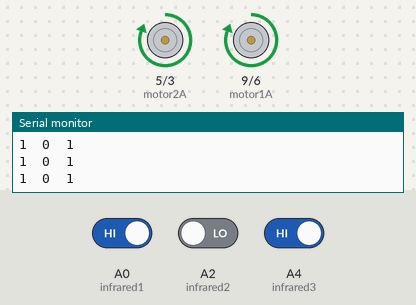
The sketch below on a simulated Arduino Uno, built with avr-gcc and run on an emulated ATmega328P. On the bench: motor-driver pin pairs drawn as motors (green arrow = first pin HIGH = forward, orange = second pin HIGH = backward, longer = more drive), the last lines printed to the serial monitor. The test bench sets the inputs (shaded band); at power-on: A2 (infrared2) LOW, A0 (infrared1) HIGH, A4 (infrared3) HIGH.

Above: at 1.2 s.
1.3 s: A2 (infrared2) driven HIGH
At 2.2 s:
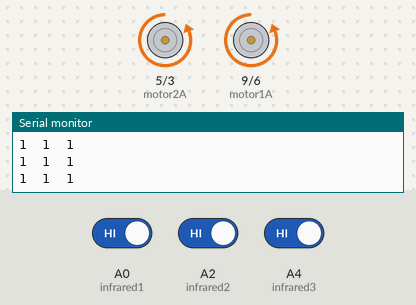
2.8 s: A0 (infrared1) driven LOW
At 3.4 s:
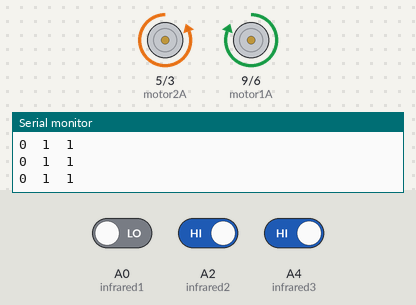
4.3 s: A0 (infrared1) driven HIGH
At 5.5 s:
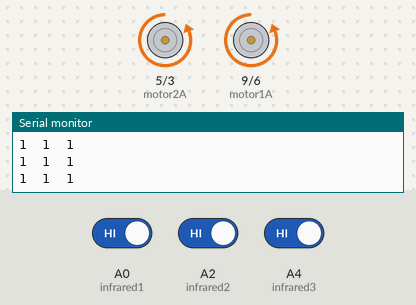
5.8 s: A4 (infrared3) driven LOW
At 6.8 s:
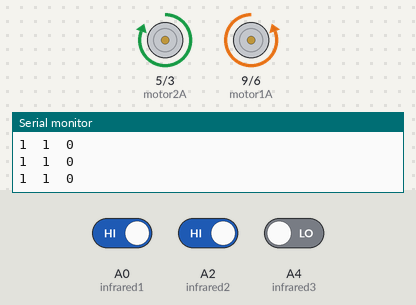
7.3 s: A4 (infrared3) driven HIGH
At 8.0 s:
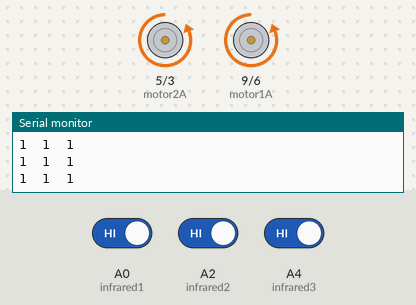
Timing chart, 0 to 9.8 s (numbered marks = the images above; inputs shaded):
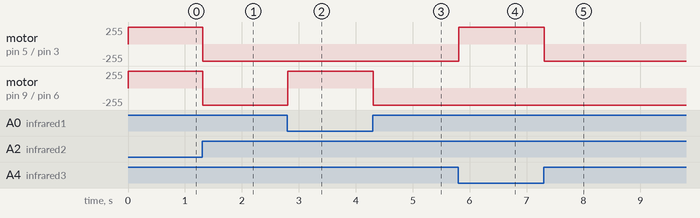

Measured:
- after the input at 1.3 s, motor on pin 5 (motor2A) / pin 3 (motor2B), motor on pin 9 (motor1A) / pin 6 (motor1B): forward 255/255 → backward 255/255 at once
- after the input at 2.8 s, motor on pin 9 (motor1A) / pin 6 (motor1B): backward 255/255 → forward 255/255 at once
- after the input at 4.3 s, motor on pin 9 (motor1A) / pin 6 (motor1B): forward 255/255 → backward 255/255 at once
- after the input at 5.8 s, motor on pin 5 (motor2A) / pin 3 (motor2B): backward 255/255 → forward 255/255 at once
- after the input at 7.3 s, motor on pin 5 (motor2A) / pin 3 (motor2B): forward 255/255 → backward 255/255 at once

The sketch:

Infrared_Distance_Followme.ino
```cpp
/*******************************************************************************
 * Project  : Robot Car mode follow me                                         *
 * Compiler : Arduino 1.0.2                                                    *
 * Board    : Arduino UNO                                                      *
 * Module   : Ultrasonic HC SR04                                               *
 *          : Motor Drive Module (L9110S)                                      *
 * Author   : Bavensky :3                                                      *
 * E-Mail   : Aphirak_Sang-ngenchai@hotmail.com                                *
 * Date     : 25/03/2014 [dd/mm/yyyy]                                          *
 *******************************************************************************/

/*****************************  Motor Diagram  *********************************
              ________
            /          \
Motor1      |          |      Motor2
      ||||| |          | |||||
      ||||| |          | |||||
      ||||| |          | |||||
            |          |
            |__________|
/***************************  Pin connect Motor  ********************************/
#define motor1A  9  // เชื่อมต่อ pin digital 9 arduino
#define motor1B  6  // เชื่อมต่อ pin digital 6 arduino
#define motor2A  5  // เชื่อมต่อ pin digital 5 arduino
#define motor2B  3  // เชื่อมต่อ pin digital 3 arduino

/***************************  Pin connect Ultrasonics  **************************/
#define infrared1  A0  // เชื่อมต่อ infrared1 to pin analog 0 arduino
#define infrared2  A2  // เชื่อมต่อ infrared2 to pin analog 2 arduino
#define infrared3  A4  // เชื่อมต่อ infrared3 to pin analog 4 arduino


/* Create variable */
// ประกาศตัวแปรสำหรับเก็บค่าระยะทางทั้ง 3 เซนซอร์
int sensor1 = 0, sensor2 = 0, sensor3 = 0;

void setup()
{
  Serial.begin(9600);

  pinMode(infrared1, INPUT);    // กำหนดใหตัวแปร infrared1 ให้เป็น อินพุต
  pinMode(infrared2, INPUT);    // กำหนดใหตัวแปร infrared2 ให้เป็น อินพุต
  pinMode(infrared3, INPUT);    // กำหนดใหตัวแปร infrared3 ให้เป็น อินพุต

  pinMode(motor1A, OUTPUT);    // กำหนดใหตัวแปร motor1A ให้เป็น เอาต์พุต
  pinMode(motor1B, OUTPUT);    // กำหนดใหตัวแปร motor1B ให้เป็น เอาต์พุต
  pinMode(motor2A, OUTPUT);    // กำหนดใหตัวแปร motor2A ให้เป็น เอาต์พุต
  pinMode(motor2B, OUTPUT);    // กำหนดใหตัวแปร motor2B ให้เป็น เอาต์พุต
}

void loop()
{
  sensor1 = digitalRead(infrared1);
  sensor2 = digitalRead(infrared2);
  sensor3 = digitalRead(infrared3);
  Serial.print(sensor1); Serial.print("\t");
  Serial.print(sensor2); Serial.print("\t");
  Serial.println(sensor3);

/********************  Flowing Robot **********************************************/
  // ถ้าเซนเซอร์ตัวที่ 1 (ด้านซ้ายสุด) เจอวัตถุ จะหมุนขวา
  if(sensor1 == 0 && sensor2 == 1 && sensor3 == 1 ) turnright(255);
  // ถ้าเซนเซอร์ทั้ง 3 ตัวไม่เจอวัตถุ หุ่นยนต์จะเดินหน้า
  if(sensor2 == 1 && sensor1 == 1 && sensor3 == 1)  forword(255);
  // ถ้าเซนเซอร์ตัวที่ 3 (ด้านขวาสุด) เจอวัตถ จะหมุนซ้าย
  if(sensor3 == 0 && sensor1 == 1 && sensor2 == 1  )  turnleft(255);
  // ถ้าเซนเซอร์ตัวที่ 2 (ตรงกลาง) เจอวัตถุ จะถอยหลัง
  if(sensor1 == 1 && sensor2 == 0 && sensor3 == 1)  backword(255);
/**********************************************************************************/
}

/******************************  Motor Function ******************************/
void forword(int value)
{
  analogWrite(motor1A,  0);
  analogWrite(motor1B,  value);
  analogWrite(motor2A,  0);
  analogWrite(motor2B,  value);
}
void backword(int value)
{
  analogWrite(motor1A,  value);
  analogWrite(motor1B,  0);
  analogWrite(motor2A,  value);
  analogWrite(motor2B,  0);
}
void turnright(int value)
{
  analogWrite(motor1A,  value);
  analogWrite(motor1B,  0);
  analogWrite(motor2A,  0);
  analogWrite(motor2B,  value);

}
void turnleft(int value)
{
  analogWrite(motor1A,  0);
  analogWrite(motor1B,  value);
  analogWrite(motor2A,  value);
  analogWrite(motor2B,  0);

}
void stopmotor()
{
  analogWrite(motor1A,  0);
  analogWrite(motor1B,  0);
  analogWrite(motor2A,  0);
  analogWrite(motor2B,  0);
}
```
